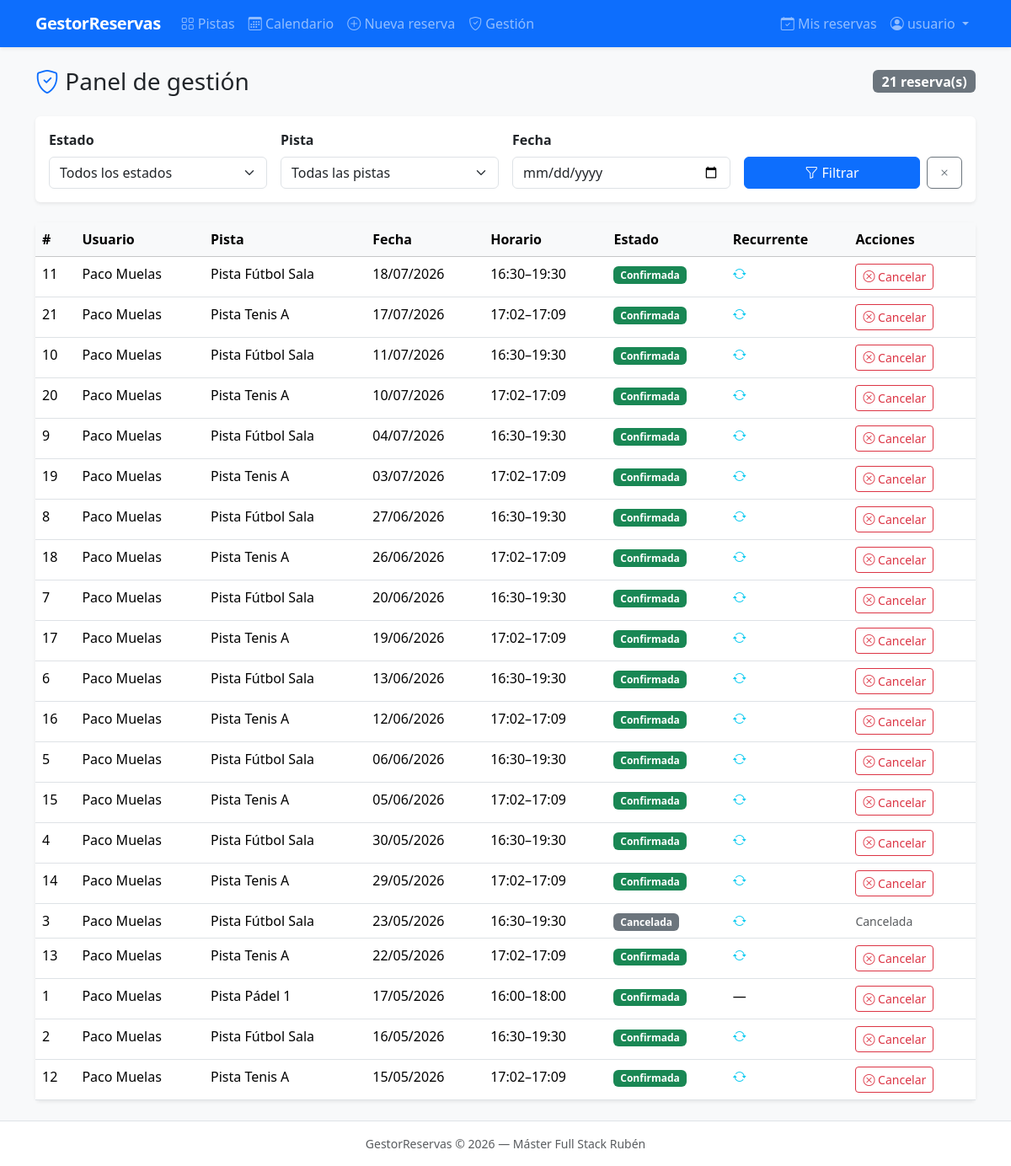
The app's page /gestion/ (signed in) with its own data.
### reservas/models.py (models this page shows, shortened)
class Booking(models.Model):
    STATUS_PENDING = 'pending'
    STATUS_CONFIRMED = 'confirmed'
    STATUS_CANCELLED = 'cancelled'
    STATUS_CHOICES = [
        (STATUS_PENDING, 'Pendiente'),
        (STATUS_CONFIRMED, 'Confirmada'),
        (STATUS_CANCELLED, 'Cancelada'),
    ]
    RECURRENCE_NONE = 'none'
    RECURRENCE_WEEKLY = 'weekly'
    RECURRENCE_CHOICES = [
        (RECURRENCE_NONE, 'Sin repetición'),
        (RECURRENCE_WEEKLY, 'Semanal'),
    ]
    user = models.ForeignKey(
        User, on_delete=models.CASCADE,
        related_name='bookings', verbose_name='usuario'
    )
    resource = models.ForeignKey(
        Resource, on_delete=models.CASCADE,
        related_name='bookings', verbose_name='pista'
    )
    date = models.DateField('fecha')
    start_time = models.TimeField('hora inicio')
    end_time = models.TimeField('hora fin')
    status = models.CharField(
        'estado', max_length=20,
        choices=STATUS_CHOICES, default=STATUS_CONFIRMED
    )
    is_recurring = models.BooleanField('es recurrente', default=False)
    recurrence_type = models.CharField(
        'tipo de recurrencia', max_length=20,
        choices=RECURRENCE_CHOICES, default=RECURRENCE_NONE
    )
    recurrence_end_date = models.DateField('fin de recurrencia', null=True, blank=True)
    notes = models.TextField('notas', blank=True)
    created_at = models.DateTimeField('creado el', auto_now_add=True)
    class Meta:
        verbose_name = 'Reserva'
        verbose_name_plural = 'Reservas'
        ordering = ['-date', 'start_time']

class Resource(models.Model):
    SPORT_CHOICES = [
        ('padel', 'Pádel'),
        ('tenis', 'Tenis'),
        ('futbol_sala', 'Fútbol Sala'),
        ('badminton', 'Bádminton'),
        ('squash', 'Squash'),
        ('baloncesto', 'Baloncesto'),
        ('otro', 'Otro'),
    ]
    name = models.CharField('nombre', max_length=100)
    sport_type = models.CharField('deporte', max_length=20, choices=SPORT_CHOICES)
    description = models.TextField('descripción', blank=True)
    capacity = models.PositiveIntegerField('capacidad (jugadores)', default=2)
    price_per_hour = models.DecimalField('precio por hora (€)', max_digits=6, decimal_places=2, default=0)
    is_active = models.BooleanField('activa', default=True)
    image = models.ImageField('imagen', upload_to='resources/', blank=True, null=True)
    class Meta:
        verbose_name = 'Pista'
        verbose_name_plural = 'Pistas'
        ordering = ['sport_type', 'name']

### reservas/views.py (the view)
# urls.py: path('gestion/', views.admin_panel, name='admin_panel'),
@login_required
@user_passes_test(_is_staff, login_url='reservas:home')
def admin_panel(request):
    status_filter = request.GET.get('estado', '')
    resource_filter = request.GET.get('pista', '')
    date_filter = request.GET.get('fecha', '')
    bookings = Booking.objects.select_related('user', 'resource').all()
    if status_filter:
        bookings = bookings.filter(status=status_filter)
    if resource_filter:
        bookings = bookings.filter(resource_id=resource_filter)
    if date_filter:
        try:
            bookings = bookings.filter(date=datetime.date.fromisoformat(date_filter))
        except ValueError:
            pass
    return render(request, 'reservas/admin_panel.html', {
        'bookings': bookings.order_by('-date', 'start_time'),
        'resources': Resource.objects.filter(is_active=True),
        'status_choices': Booking.STATUS_CHOICES,
        'status_filter': status_filter,
        'resource_filter': resource_filter,
        'date_filter': date_filter,
        'total': bookings.count(),
    })

### reservas/views.py (called while the page is built)
def _is_staff(user):
    return user.is_staff

### reservas/templates/reservas/admin_panel.html (shortened to what this page needs)
{% extends 'base.html' %}
{% block content %}
<div class="d-flex justify-content-between align-items-center mb-4">
    <h1 class="h3 mb-0">
        <i class="bi bi-shield-check text-primary"></i> Panel de gestión
    </h1>
    <span class="badge bg-secondary fs-6">{{ total }} reserva(s)</span>
</div>
<div class="card mb-4 border-0 shadow-sm">
    <div class="card-body">
        <form method="get" class="row g-3 align-items-end">
            <div class="col-md-3">
                <label class="form-label fw-semibold">Estado</label>
                <select name="estado" class="form-select">
                    <option value="">Todos los estados</option>
                </select>
            </div>
            <div class="col-md-3">
                <label class="form-label fw-semibold">Pista</label>
                <select name="pista" class="form-select">
                    <option value="">Todas las pistas</option>
                </select>
            </div>
            <div class="col-md-3">
                <label class="form-label fw-semibold">Fecha</label>
                <input type="date" name="fecha" class="form-control" value="{{ date_filter }}">
            </div>
            <div class="col-md-3 d-flex gap-2">
                <button type="submit" class="btn btn-primary flex-fill">
                    <i class="bi bi-funnel"></i> Filtrar
                </button>
                <a href="{% url 'reservas:admin_panel' %}" class="btn btn-outline-secondary">
                    <i class="bi bi-x"></i>
                </a>
            </div>
        </form>
    </div>
</div>
{% if bookings %}
    <div class="card shadow-sm border-0">
        <div class="table-responsive">
            <table class="table table-hover mb-0">
                <thead class="table-light">
                    <tr>
                        <th>#</th>
                        <th>Usuario</th>
                        <th>Pista</th>
                        <th>Fecha</th>
                        <th>Horario</th>
                        <th>Estado</th>
                        <th>Recurrente</th>
                        <th>Acciones</th>
                    </tr>
                </thead>
                <tbody>
                    {% for booking in bookings %}
                        <tr>
                            <td>{{ booking.pk }}</td>
                            <td>
                                <span title="{{ booking.user.email }}">
                                    {{ booking.user.get_full_name|default:booking.user.username }}
                                </span>
                            </td>
                            <td>{{ booking.resource.name }}</td>
                            <td>{{ booking.date|date:"d/m/Y" }}</td>
                            <td>{{ booking.start_time|time:"H:i" }}–{{ booking.end_time|time:"H:i" }}</td>
                            <td>
                                <span class="badge
                                    {% if booking.status == 'confirmed' %}bg-success
                                    {% elif booking.status == 'pending' %}bg-warning text-dark
                                    {% else %}bg-secondary{% endif %}">
                                    {{ booking.get_status_display }}
                                </span>
                            </td>
                            <td>
                                {% if booking.is_recurring %}
                                    <i class="bi bi-arrow-repeat text-info" title="Semanal hasta {{ booking.recurrence_end_date|date:'d/m/Y' }}"></i>
                                {% else %}
                                    —
                                {% endif %}
                            </td>
                            <td>
                                {% if booking.status != 'cancelled' %}
                                    <form method="post" action="{% url 'reservas:admin_cancel_booking' booking.pk %}"
                                          onsubmit="return confirm('¿Cancelar reserva #{{ booking.pk }}?')">
                                        <button type="submit" class="btn btn-sm btn-outline-danger">
                                            <i class="bi bi-x-circle"></i> Cancelar
                                        </button>
                                    </form>
                                {% else %}
                                    <span class="text-muted small">Cancelada</span>
                                {% endif %}
                            </td>
                        </tr>
                    {% endfor %}
                </tbody>
            </table>
        </div>
    </div>
{% else %}
    <div class="alert alert-info text-center py-4">
        <i class="bi bi-search" style="font-size:2rem;"></i>
        <p class="mt-2 mb-0">No hay reservas con los filtros seleccionados.</p>
    </div>
{% endif %}
{% endblock %}

### reservas/templates/base.html (shortened to what this page needs)
<!DOCTYPE html>
<html lang="es">
<head>
    <link href="https://cdn.jsdelivr.net/npm/bootstrap@5.3.2/dist/css/bootstrap.min.css" rel="stylesheet">
    <link rel="stylesheet" href="https://cdn.jsdelivr.net/npm/bootstrap-icons@1.11.3/font/bootstrap-icons.min.css">
</head>
<body>
<nav class="navbar navbar-expand-lg navbar-dark bg-primary shadow-sm">
    <div class="container">
        <a class="navbar-brand" href="{% url 'reservas:home' %}">
             GestorReservas
        </a>
        <div class="collapse navbar-collapse" id="navbarMain">
            <ul class="navbar-nav me-auto">
                <li class="nav-item">
                    <a class="nav-link" href="{% url 'reservas:resource_list' %}">
                        <i class="bi bi-grid"></i> Pistas
                    </a>
                </li>
                <li class="nav-item">
                    <a class="nav-link" href="{% url 'reservas:calendar' %}">
                        <i class="bi bi-calendar3"></i> Calendario
                    </a>
                </li>
                {% if user.is_authenticated %}
                    <li class="nav-item">
                        <a class="nav-link" href="{% url 'reservas:booking_create' %}">
                            <i class="bi bi-plus-circle"></i> Nueva reserva
                        </a>
                    </li>
                {% endif %}
                {% if user.is_staff %}
                    <li class="nav-item">
                        <a class="nav-link" href="{% url 'reservas:admin_panel' %}">
                            <i class="bi bi-shield-check"></i> Gestión
                        </a>
                    </li>
                {% endif %}
            </ul>
            <ul class="navbar-nav ms-auto">
                {% if user.is_authenticated %}
                    <li class="nav-item">
                        <a class="nav-link" href="{% url 'reservas:booking_list' %}">
                            <i class="bi bi-calendar-check"></i> Mis reservas
                        </a>
                    </li>
                    <li class="nav-item dropdown">
                        <a class="nav-link dropdown-toggle" href="#" data-bs-toggle="dropdown">
                            <i class="bi bi-person-circle"></i> {{ user.first_name|default:user.username }}
                        </a>
                    </li>
                {% endif %}
            </ul>
        </div>
    </div>
</nav>
<main class="container my-4">
    {% block content %}{% endblock %}
</main>
<footer class="py-3 mt-auto bg-white">
    <div class="container text-center text-muted small">
         GestorReservas &copy; {% now "Y" %} — Máster Full Stack Rubén
    </div>
</footer>
</body>
</html>

### reservas/templates/base.html (style rules this page uses)
body { background-color: #f8f9fa; }
.navbar-brand { font-weight: 700; letter-spacing: -0.5px; }
footer { border-top: 1px solid #dee2e6; }

### records on screen
Booking: pk "11", user.get_full_name "Paco Muelas", resource.name "Pista Fútbol Sala", date "18/07/2026", start_time "16:30", end_time "19:30", status "Confirmada"
Booking: pk "21", user.get_full_name "Paco Muelas", resource.name "Pista Tenis A", date "17/07/2026", start_time "17:02", end_time "17:09", status "Confirmada"
Booking: pk "10", user.get_full_name "Paco Muelas", resource.name "Pista Fútbol Sala", date "11/07/2026", start_time "16:30", end_time "19:30", status "Confirmada"
Booking: pk "20", user.get_full_name "Paco Muelas", resource.name "Pista Tenis A", date "10/07/2026", start_time "17:02", end_time "17:09", status "Confirmada"
Booking: pk "9", user.get_full_name "Paco Muelas", resource.name "Pista Fútbol Sala", date "04/07/2026", start_time "16:30", end_time "19:30", status "Confirmada"
Booking: pk "19", user.get_full_name "Paco Muelas", resource.name "Pista Tenis A", date "03/07/2026", start_time "17:02", end_time "17:09", status "Confirmada"
Booking: pk "8", user.get_full_name "Paco Muelas", resource.name "Pista Fútbol Sala", date "27/06/2026", start_time "16:30", end_time "19:30", status "Confirmada"
Booking: pk "18", user.get_full_name "Paco Muelas", resource.name "Pista Tenis A", date "26/06/2026", start_time "17:02", end_time "17:09", status "Confirmada"
Booking: pk "7", user.get_full_name "Paco Muelas", resource.name "Pista Fútbol Sala", date "20/06/2026", start_time "16:30", end_time "19:30", status "Confirmada"
Booking: pk "17", user.get_full_name "Paco Muelas", resource.name "Pista Tenis A", date "19/06/2026", start_time "17:02", end_time "17:09", status "Confirmada"
Booking: pk "6", user.get_full_name "Paco Muelas", resource.name "Pista Fútbol Sala", date "13/06/2026", start_time "16:30", end_time "19:30", status "Confirmada"
Booking: pk "16", user.get_full_name "Paco Muelas", resource.name "Pista Tenis A", date "12/06/2026", start_time "17:02", end_time "17:09", status "Confirmada"
Booking: pk "5", user.get_full_name "Paco Muelas", resource.name "Pista Fútbol Sala", date "06/06/2026", start_time "16:30", end_time "19:30", status "Confirmada"
Booking: pk "15", user.get_full_name "Paco Muelas", resource.name "Pista Tenis A", date "05/06/2026", start_time "17:02", end_time "17:09", status "Confirmada"
Booking: pk "4", user.get_full_name "Paco Muelas", resource.name "Pista Fútbol Sala", date "30/05/2026", start_time "16:30", end_time "19:30", status "Confirmada"
Booking: pk "14", user.get_full_name "Paco Muelas", resource.name "Pista Tenis A", date "29/05/2026", start_time "17:02", end_time "17:09", status "Confirmada"
Booking: pk "3", user.get_full_name "Paco Muelas", resource.name "Pista Fútbol Sala", date "23/05/2026", start_time "16:30", end_time "19:30", status "Cancelada"
Booking: pk "13", user.get_full_name "Paco Muelas", resource.name "Pista Tenis A", date "22/05/2026", start_time "17:02", end_time "17:09", status "Confirmada"
Booking: pk "1", user.get_full_name "Paco Muelas", resource.name "Pista Pádel 1", date "17/05/2026", start_time "16:00", end_time "18:00", status "Confirmada"
Booking: pk "2", user.get_full_name "Paco Muelas", resource.name "Pista Fútbol Sala", date "16/05/2026", start_time "16:30", end_time "19:30", status "Confirmada"
Booking: pk "12", user.get_full_name "Paco Muelas", resource.name "Pista Tenis A", date "15/05/2026", start_time "17:02", end_time "17:09", status "Confirmada"

### other values on screen
{{ user.first_name|default:user.username }} "usuario"
{{ total }} "21"
